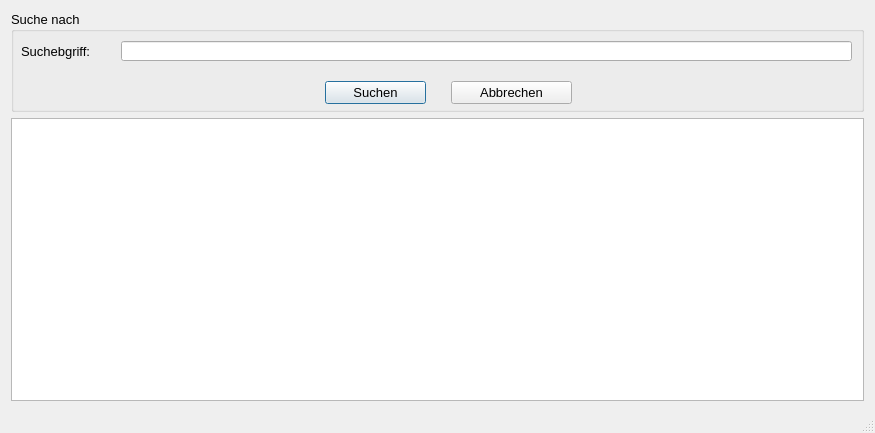
<?xml version="1.0" encoding="UTF-8"?>
<ui version="4.0">
 <class>Ausbilder_suchen</class>
 <widget class="QDialog" name="Ausbilder_suchen">
  <property name="geometry">
   <rect>
    <x>0</x>
    <y>0</y>
    <width>871</width>
    <height>433</height>
   </rect>
  </property>
  <property name="font">
   <font>
    <pointsize>10</pointsize>
   </font>
  </property>
  <property name="windowTitle">
   <string>Suchen</string>
  </property>
  <property name="sizeGripEnabled">
   <bool>true</bool>
  </property>
  <layout class="QVBoxLayout" name="verticalLayout">
   <item>
    <widget class="QGroupBox" name="groupBox_2">
     <property name="sizePolicy">
      <sizepolicy hsizetype="Fixed" vsizetype="Fixed">
       <horstretch>0</horstretch>
       <verstretch>0</verstretch>
      </sizepolicy>
     </property>
     <property name="minimumSize">
      <size>
       <width>853</width>
       <height>101</height>
      </size>
     </property>
     <property name="font">
      <font>
       <pointsize>10</pointsize>
      </font>
     </property>
     <property name="title">
      <string>Suche nach</string>
     </property>
     <widget class="QLineEdit" name="le_suche">
      <property name="geometry">
       <rect>
        <x>110</x>
        <y>30</y>
        <width>731</width>
        <height>20</height>
       </rect>
      </property>
      <property name="font">
       <font>
        <pointsize>10</pointsize>
       </font>
      </property>
     </widget>
     <widget class="QLabel" name="label_2">
      <property name="geometry">
       <rect>
        <x>10</x>
        <y>20</y>
        <width>101</width>
        <height>41</height>
       </rect>
      </property>
      <property name="font">
       <font>
        <pointsize>10</pointsize>
       </font>
      </property>
      <property name="text">
       <string>Suchebgriff:</string>
      </property>
     </widget>
     <widget class="QPushButton" name="pb_suchen">
      <property name="geometry">
       <rect>
        <x>314</x>
        <y>70</y>
        <width>101</width>
        <height>23</height>
       </rect>
      </property>
      <property name="font">
       <font>
        <pointsize>10</pointsize>
       </font>
      </property>
      <property name="text">
       <string>Suchen</string>
      </property>
      <property name="icon">
       <iconset>
        <normaloff>../../_Symbole/UsedSymbols/searchmagnifierinterfacesymbol1_79893.ico</normaloff>../../_Symbole/UsedSymbols/searchmagnifierinterfacesymbol1_79893.ico</iconset>
      </property>
     </widget>
     <widget class="QPushButton" name="pb_abbrechen">
      <property name="geometry">
       <rect>
        <x>440</x>
        <y>70</y>
        <width>121</width>
        <height>23</height>
       </rect>
      </property>
      <property name="font">
       <font>
        <pointsize>10</pointsize>
       </font>
      </property>
      <property name="text">
       <string>Abbrechen</string>
      </property>
      <property name="icon">
       <iconset>
        <normaloff>../../_Symbole/UsedSymbols/log-out_icon-icons.com_50106.ico</normaloff>../../_Symbole/UsedSymbols/log-out_icon-icons.com_50106.ico</iconset>
      </property>
     </widget>
    </widget>
   </item>
   <item>
    <widget class="QTableWidget" name="tw_suchen">
     <property name="sizePolicy">
      <sizepolicy hsizetype="Expanding" vsizetype="Expanding">
       <horstretch>0</horstretch>
       <verstretch>0</verstretch>
      </sizepolicy>
     </property>
     <property name="minimumSize">
      <size>
       <width>831</width>
       <height>281</height>
      </size>
     </property>
    </widget>
   </item>
   <item>
    <widget class="QLabel" name="l_info">
     <property name="text">
      <string/>
     </property>
    </widget>
   </item>
  </layout>
 </widget>
 <resources/>
 <connections/>
</ui>
